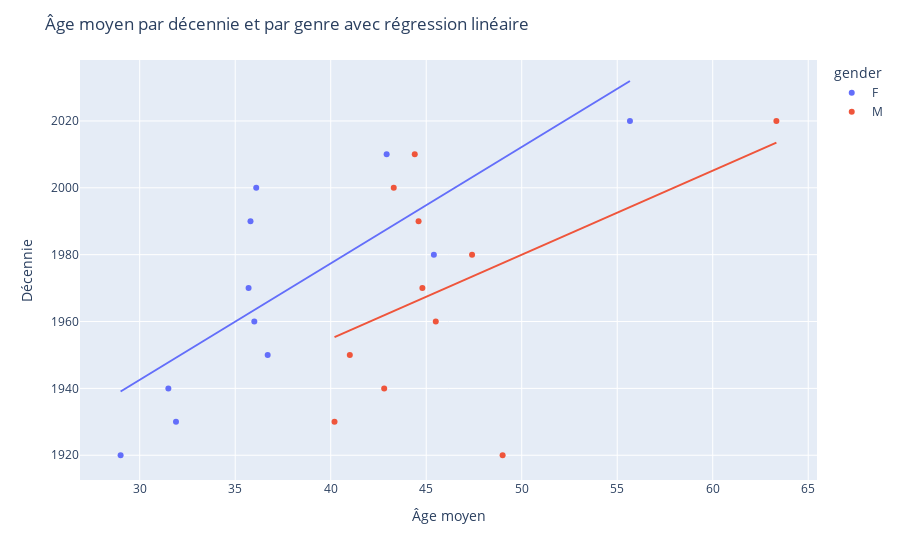

Notebook code cell kept with this figure:
### Code cell
# 

import pandas as pd
import plotly.express as px

# 1. Créer une nouvelle colonne pour représenter la décennie
df['decade'] = (df['year'] // 10) * 10

# 2. Calculer l'âge moyen par décennie et par genre
mean_age_by_decade_gender = df.groupby(['decade', 'gender'])['age'].mean().reset_index()

# 3. Tracer un scatter plot pour chaque décennie et chaque genre avec Plotly Express
#    "ols" : Cette valeur spécifie une ligne de tendance basée sur la méthode des moindres carrés ordinaires (OLS)
#    "lowess" : Cette valeur spécifie une ligne de tendance basée sur la méthode LOESS (Locally Weighted Scatterplot Smoothing)
#    "exp" : Cette valeur spécifie une ligne de tendance exponentielle qui modélise la relation exponentielle entre les variables.
#    "poly" : Cette valeur spécifie une ligne de tendance polynomiale qui modélise la relation entre les variables avec un polynôme de degré spécifié.
#    "moving_avg" : Cette valeur spécifie une ligne de tendance basée sur la moyenne mobile.

fig = px.scatter(mean_age_by_decade_gender, x='age', y='decade', color='gender',
                 trendline="ols")

# Ajouter des étiquettes
fig.update_layout(title="Âge moyen par décennie et par genre avec régression linéaire",
                  xaxis_title="Âge moyen", yaxis_title="Décennie")

# Afficher le graphique interactif
fig.show()

### Figure 1 — Plotly figure (JSON) as saved in the notebook; plotly's stock layout.template omitted (floating-point values rounded to 4 significant figures)
{"data": [{"hovertemplate": "gender=F<br>age=%{x}<br>decade=%{y}<extra></extra>", "legendgroup": "F", "marker": {"color": "#636efa", "symbol": "circle"}, "mode": "markers", "name": "F", "orientation": "v", "showlegend": true, "type": "scatter", "x": [29, 31.9, 31.5, 36.7, 36, 35.7, 45.4, 35.8, 36.1, 42.93, 55.67], "xaxis": "x", "y": [1920, 1930, 1940, 1950, 1960, 1970, 1980, 1990, 2000, 2010, 2020], "yaxis": "y"}, {"hovertemplate": "<b>OLS trendline</b><br>decade = 3.48307 * age + 1838.06<br>R<sup>2</sup>=0.629637<br><br>gender=F<br>age=%{x}<br>decade=%{y} <b>(trend)</b><extra></extra>", "legendgroup": "F", "marker": {"color": "#636efa", "symbol": "circle"}, "mode": "lines", "name": "F", "showlegend": false, "type": "scatter", "x": [29, 31.5, 31.9, 35.7, 35.8, 36, 36.1, 36.7, 42.93, 45.4, 55.67], "xaxis": "x", "y": [1939.0, 1948.0, 1949.0, 1962.0, 1963.0, 1963.0, 1964.0, 1966.0, 1988.0, 1996.0, 2032.0], "yaxis": "y"}, {"hovertemplate": "gender=M<br>age=%{x}<br>decade=%{y}<extra></extra>", "legendgroup": "M", "marker": {"color": "#EF553B", "symbol": "circle"}, "mode": "markers", "name": "M", "orientation": "v", "showlegend": true, "type": "scatter", "x": [49, 40.2, 42.8, 41, 45.5, 44.8, 47.4, 44.6, 43.3, 44.4, 63.33], "xaxis": "x", "y": [1920, 1930, 1940, 1950, 1960, 1970, 1980, 1990, 2000, 2010, 2020], "yaxis": "y"}, {"hovertemplate": "<b>OLS trendline</b><br>decade = 2.51582 * age + 1854.2<br>R<sup>2</sup>=0.226577<br><br>gender=M<br>age=%{x}<br>decade=%{y} <b>(trend)</b><extra></extra>", "legendgroup": "M", "marker": {"color": "#EF553B", "symbol": "circle"}, "mode": "lines", "name": "M", "showlegend": false, "type": "scatter", "x": [40.2, 41, 42.8, 43.3, 44.4, 44.6, 44.8, 45.5, 47.4, 49, 63.33], "xaxis": "x", "y": [1955.0, 1957.0, 1962.0, 1963.0, 1966.0, 1966.0, 1967.0, 1969.0, 1973.0, 1977.0, 2014.0], "yaxis": "y"}], "layout": {"autosize": true, "legend": {"title": {"text": "gender"}, "tracegroupgap": 0}, "margin": {"t": 60}, "title": {"text": "Âge moyen par décennie et par genre avec régression linéaire"}, "xaxis": {"anchor": "y", "autorange": true, "domain": [0, 1], "range": [26.92, 65.41], "title": {"text": "Âge moyen"}, "type": "linear"}, "yaxis": {"anchor": "x", "autorange": true, "domain": [0, 1], "range": [1911.0, 2038.0], "title": {"text": "Décennie"}, "type": "linear"}}}
